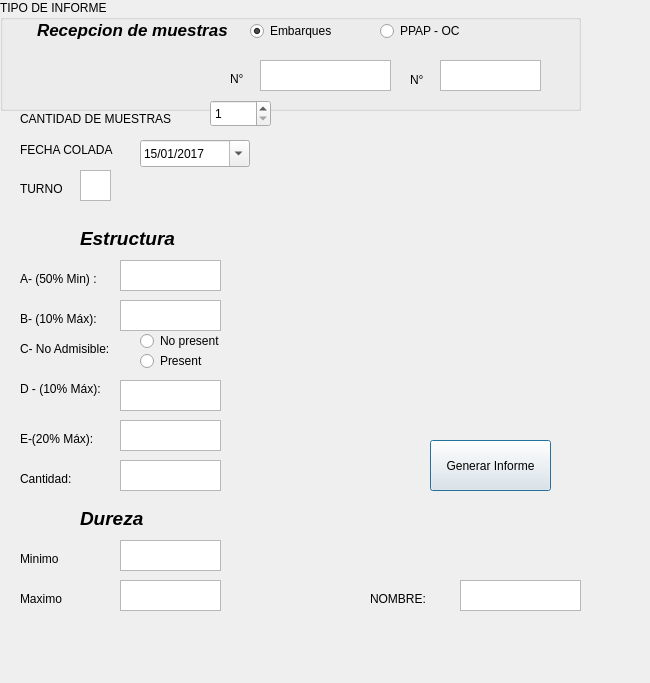
<?xml version="1.0" encoding="UTF-8"?>
<ui version="4.0">
 <class>Dialog</class>
 <widget class="QDialog" name="Dialog">
  <property name="geometry">
   <rect>
    <x>0</x>
    <y>0</y>
    <width>650</width>
    <height>683</height>
   </rect>
  </property>
  <property name="windowTitle">
   <string>Dialog</string>
  </property>
  <widget class="QPushButton" name="pushButton">
   <property name="geometry">
    <rect>
     <x>430</x>
     <y>440</y>
     <width>121</width>
     <height>51</height>
    </rect>
   </property>
   <property name="text">
    <string>Generar Informe</string>
   </property>
  </widget>
  <widget class="QGroupBox" name="groupBox">
   <property name="geometry">
    <rect>
     <x>0</x>
     <y>0</y>
     <width>581</width>
     <height>111</height>
    </rect>
   </property>
   <property name="title">
    <string>TIPO DE INFORME</string>
   </property>
   <widget class="QTextBrowser" name="textBrowser_3">
    <property name="geometry">
     <rect>
      <x>260</x>
      <y>60</y>
      <width>131</width>
      <height>31</height>
     </rect>
    </property>
   </widget>
   <widget class="QLabel" name="label_4">
    <property name="geometry">
     <rect>
      <x>230</x>
      <y>70</y>
      <width>31</width>
      <height>17</height>
     </rect>
    </property>
    <property name="text">
     <string>N°</string>
    </property>
   </widget>
   <widget class="QLabel" name="label_5">
    <property name="geometry">
     <rect>
      <x>410</x>
      <y>70</y>
      <width>21</width>
      <height>20</height>
     </rect>
    </property>
    <property name="text">
     <string>N°</string>
    </property>
   </widget>
   <widget class="QTextBrowser" name="textBrowser_4">
    <property name="geometry">
     <rect>
      <x>440</x>
      <y>60</y>
      <width>101</width>
      <height>31</height>
     </rect>
    </property>
   </widget>
   <widget class="QRadioButton" name="radioButton_2">
    <property name="geometry">
     <rect>
      <x>250</x>
      <y>20</y>
      <width>117</width>
      <height>22</height>
     </rect>
    </property>
    <property name="text">
     <string>Embarques</string>
    </property>
    <property name="checked">
     <bool>true</bool>
    </property>
   </widget>
   <widget class="QRadioButton" name="radioButton_3">
    <property name="geometry">
     <rect>
      <x>380</x>
      <y>20</y>
      <width>117</width>
      <height>22</height>
     </rect>
    </property>
    <property name="text">
     <string>PPAP - OC</string>
    </property>
   </widget>
   <widget class="QLabel" name="label_17">
    <property name="geometry">
     <rect>
      <x>37</x>
      <y>20</y>
      <width>191</width>
      <height>20</height>
     </rect>
    </property>
    <property name="font">
     <font>
      <pointsize>13</pointsize>
      <weight>75</weight>
      <italic>true</italic>
      <bold>true</bold>
     </font>
    </property>
    <property name="text">
     <string>Recepcion de muestras:</string>
    </property>
   </widget>
  </widget>
  <widget class="QLabel" name="label">
   <property name="geometry">
    <rect>
     <x>20</x>
     <y>110</y>
     <width>181</width>
     <height>17</height>
    </rect>
   </property>
   <property name="text">
    <string>CANTIDAD DE MUESTRAS</string>
   </property>
  </widget>
  <widget class="QLabel" name="label_2">
   <property name="geometry">
    <rect>
     <x>20</x>
     <y>140</y>
     <width>111</width>
     <height>20</height>
    </rect>
   </property>
   <property name="text">
    <string>FECHA COLADA</string>
   </property>
  </widget>
  <widget class="QLabel" name="label_3">
   <property name="geometry">
    <rect>
     <x>20</x>
     <y>180</y>
     <width>68</width>
     <height>17</height>
    </rect>
   </property>
   <property name="text">
    <string>TURNO</string>
   </property>
  </widget>
  <widget class="QTextBrowser" name="textBrowser_2">
   <property name="geometry">
    <rect>
     <x>80</x>
     <y>170</y>
     <width>31</width>
     <height>31</height>
    </rect>
   </property>
  </widget>
  <widget class="QLabel" name="label_6">
   <property name="geometry">
    <rect>
     <x>20</x>
     <y>270</y>
     <width>101</width>
     <height>17</height>
    </rect>
   </property>
   <property name="text">
    <string>A- (50% Min) :</string>
   </property>
  </widget>
  <widget class="QLabel" name="label_7">
   <property name="geometry">
    <rect>
     <x>20</x>
     <y>310</y>
     <width>91</width>
     <height>17</height>
    </rect>
   </property>
   <property name="text">
    <string>B- (10% Máx):</string>
   </property>
  </widget>
  <widget class="QLabel" name="label_8">
   <property name="geometry">
    <rect>
     <x>20</x>
     <y>340</y>
     <width>111</width>
     <height>17</height>
    </rect>
   </property>
   <property name="text">
    <string>C- No Admisible:</string>
   </property>
  </widget>
  <widget class="QRadioButton" name="radioButton_4">
   <property name="geometry">
    <rect>
     <x>140</x>
     <y>330</y>
     <width>117</width>
     <height>22</height>
    </rect>
   </property>
   <property name="text">
    <string>No present</string>
   </property>
  </widget>
  <widget class="QRadioButton" name="radioButton_5">
   <property name="geometry">
    <rect>
     <x>140</x>
     <y>350</y>
     <width>117</width>
     <height>22</height>
    </rect>
   </property>
   <property name="text">
    <string>Present</string>
   </property>
  </widget>
  <widget class="QLabel" name="label_9">
   <property name="geometry">
    <rect>
     <x>20</x>
     <y>380</y>
     <width>101</width>
     <height>17</height>
    </rect>
   </property>
   <property name="text">
    <string>D - (10% Máx):</string>
   </property>
  </widget>
  <widget class="QLabel" name="label_10">
   <property name="geometry">
    <rect>
     <x>20</x>
     <y>430</y>
     <width>91</width>
     <height>17</height>
    </rect>
   </property>
   <property name="text">
    <string>E-(20% Máx):</string>
   </property>
  </widget>
  <widget class="QLabel" name="label_11">
   <property name="geometry">
    <rect>
     <x>20</x>
     <y>470</y>
     <width>68</width>
     <height>17</height>
    </rect>
   </property>
   <property name="text">
    <string>Cantidad:</string>
   </property>
  </widget>
  <widget class="QLabel" name="label_12">
   <property name="geometry">
    <rect>
     <x>80</x>
     <y>510</y>
     <width>68</width>
     <height>17</height>
    </rect>
   </property>
   <property name="font">
    <font>
     <pointsize>14</pointsize>
     <weight>75</weight>
     <italic>true</italic>
     <bold>true</bold>
    </font>
   </property>
   <property name="text">
    <string>Dureza</string>
   </property>
  </widget>
  <widget class="QLabel" name="label_13">
   <property name="geometry">
    <rect>
     <x>80</x>
     <y>230</y>
     <width>101</width>
     <height>17</height>
    </rect>
   </property>
   <property name="font">
    <font>
     <pointsize>14</pointsize>
     <weight>75</weight>
     <italic>true</italic>
     <bold>true</bold>
    </font>
   </property>
   <property name="text">
    <string>Estructura</string>
   </property>
  </widget>
  <widget class="QLabel" name="label_14">
   <property name="geometry">
    <rect>
     <x>20</x>
     <y>550</y>
     <width>68</width>
     <height>17</height>
    </rect>
   </property>
   <property name="text">
    <string>Minimo</string>
   </property>
  </widget>
  <widget class="QLabel" name="label_15">
   <property name="geometry">
    <rect>
     <x>20</x>
     <y>590</y>
     <width>68</width>
     <height>17</height>
    </rect>
   </property>
   <property name="text">
    <string>Maximo</string>
   </property>
  </widget>
  <widget class="QTextBrowser" name="textBrowser_5">
   <property name="geometry">
    <rect>
     <x>120</x>
     <y>260</y>
     <width>101</width>
     <height>31</height>
    </rect>
   </property>
  </widget>
  <widget class="QTextBrowser" name="textBrowser_7">
   <property name="geometry">
    <rect>
     <x>120</x>
     <y>300</y>
     <width>101</width>
     <height>31</height>
    </rect>
   </property>
  </widget>
  <widget class="QTextBrowser" name="textBrowser_8">
   <property name="geometry">
    <rect>
     <x>120</x>
     <y>380</y>
     <width>101</width>
     <height>31</height>
    </rect>
   </property>
  </widget>
  <widget class="QTextBrowser" name="textBrowser_9">
   <property name="geometry">
    <rect>
     <x>120</x>
     <y>420</y>
     <width>101</width>
     <height>31</height>
    </rect>
   </property>
  </widget>
  <widget class="QTextBrowser" name="textBrowser_10">
   <property name="geometry">
    <rect>
     <x>120</x>
     <y>460</y>
     <width>101</width>
     <height>31</height>
    </rect>
   </property>
  </widget>
  <widget class="QTextBrowser" name="textBrowser_11">
   <property name="geometry">
    <rect>
     <x>120</x>
     <y>540</y>
     <width>101</width>
     <height>31</height>
    </rect>
   </property>
  </widget>
  <widget class="QTextBrowser" name="textBrowser_12">
   <property name="geometry">
    <rect>
     <x>120</x>
     <y>580</y>
     <width>101</width>
     <height>31</height>
    </rect>
   </property>
  </widget>
  <widget class="QDateEdit" name="dateEdit">
   <property name="geometry">
    <rect>
     <x>140</x>
     <y>140</y>
     <width>110</width>
     <height>27</height>
    </rect>
   </property>
   <property name="date">
    <date>
     <year>2017</year>
     <month>1</month>
     <day>15</day>
    </date>
   </property>
   <property name="maximumDate">
    <date>
     <year>7997</year>
     <month>12</month>
     <day>31</day>
    </date>
   </property>
   <property name="currentSection">
    <enum>QDateTimeEdit::DaySection</enum>
   </property>
   <property name="displayFormat">
    <string>dd/MM/yyyy</string>
   </property>
   <property name="calendarPopup">
    <bool>true</bool>
   </property>
   <property name="currentSectionIndex">
    <number>0</number>
   </property>
  </widget>
  <widget class="QSpinBox" name="spinBox">
   <property name="geometry">
    <rect>
     <x>210</x>
     <y>100</y>
     <width>61</width>
     <height>27</height>
    </rect>
   </property>
   <property name="minimum">
    <number>1</number>
   </property>
   <property name="maximum">
    <number>5</number>
   </property>
  </widget>
  <widget class="QTextBrowser" name="textBrowser">
   <property name="geometry">
    <rect>
     <x>460</x>
     <y>580</y>
     <width>121</width>
     <height>31</height>
    </rect>
   </property>
  </widget>
  <widget class="QLabel" name="label_16">
   <property name="geometry">
    <rect>
     <x>370</x>
     <y>590</y>
     <width>68</width>
     <height>17</height>
    </rect>
   </property>
   <property name="text">
    <string>NOMBRE:</string>
   </property>
  </widget>
 </widget>
 <resources/>
 <connections/>
</ui>
